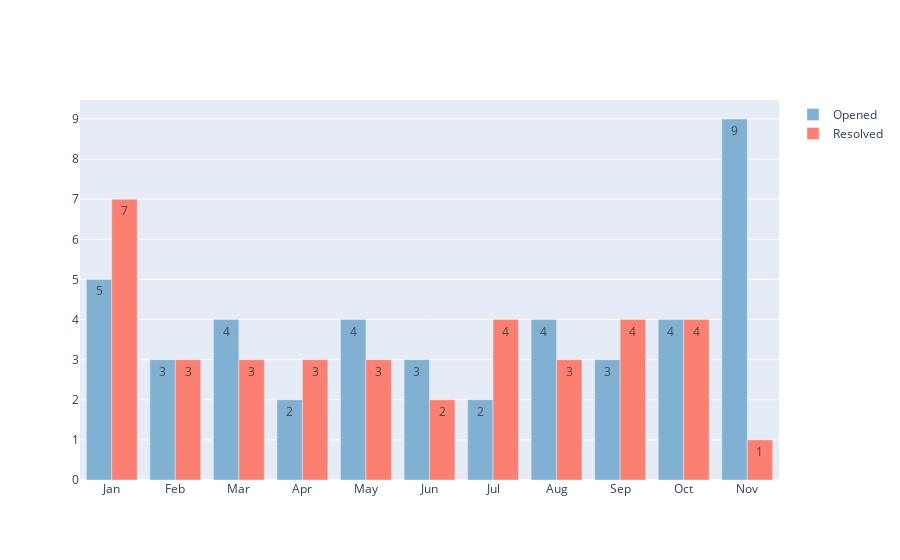

The cell this chart's notebook holds for it:
### Code cell
# Create figure for 'df_inc_open_and_close'
colors = px.colors.qualitative.Set3

fig2 = go.Figure(data=[
    go.Bar(name='Opened', x=inc_mn_2022, y=inc_ymc_opened_2022, text=inc_ymc_opened_2022, marker=dict(color=colors[4])),
    go.Bar(name='Resolved', x=inc_mn_2022, y=inc_ymc_resolved_2022, text=inc_ymc_resolved_2022, marker=dict(color=colors[3])),
])

fig2.show()

### Figure 1 — Plotly figure (JSON) as saved in the notebook; plotly's stock layout.template omitted (floating-point values rounded to 4 significant figures)
{"data": [{"marker": {"color": "rgb(128,177,211)"}, "name": "Opened", "text": ["5", "3", "4", "2", "4", "3", "2", "4", "3", "4", "9"], "type": "bar", "x": ["Jan", "Feb", "Mar", "Apr", "May", "Jun", "Jul", "Aug", "Sep", "Oct", "Nov"], "y": [5, 3, 4, 2, 4, 3, 2, 4, 3, 4, 9]}, {"marker": {"color": "rgb(251,128,114)"}, "name": "Resolved", "text": ["7", "3", "3", "3", "3", "2", "4", "3", "4", "4", "1"], "type": "bar", "x": ["Jan", "Feb", "Mar", "Apr", "May", "Jun", "Jul", "Aug", "Sep", "Oct", "Nov"], "y": [7, 3, 3, 3, 3, 2, 4, 3, 4, 4, 1]}], "layout": {}}
